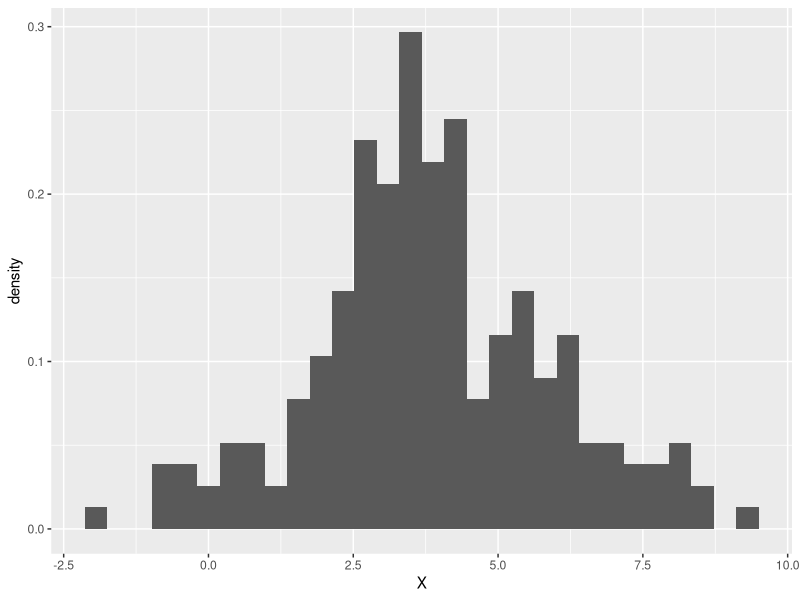
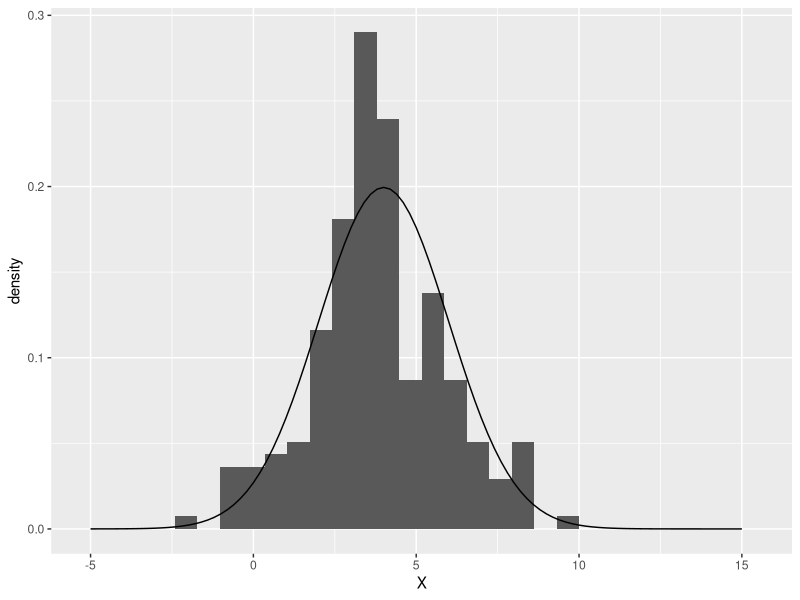

Write R code to recreate these figures, in order.
## ---- chunk 1
knitr::opts_chunk$set(echo = TRUE)
data(iris)
library(ggplot2)
## ---- chunk 2
X<-rnorm(1:200,4,2)
X<-data.frame(X)
## ---- chunk 3
ggplot()+geom_histogram(data=X,bins=30,aes(X,y=..density..))
## ---- chunk 4
x<-seq(from=-5,to=15,by=0.2)
y<-dnorm(x, 4, 2)
d<-data.frame(x,y)
## ---- chunk 5
ggplot(data=X,aes(x=X,y=..density..))+geom_histogram(bins=30)+geom_line(data=d,aes(x=x,y=y))
